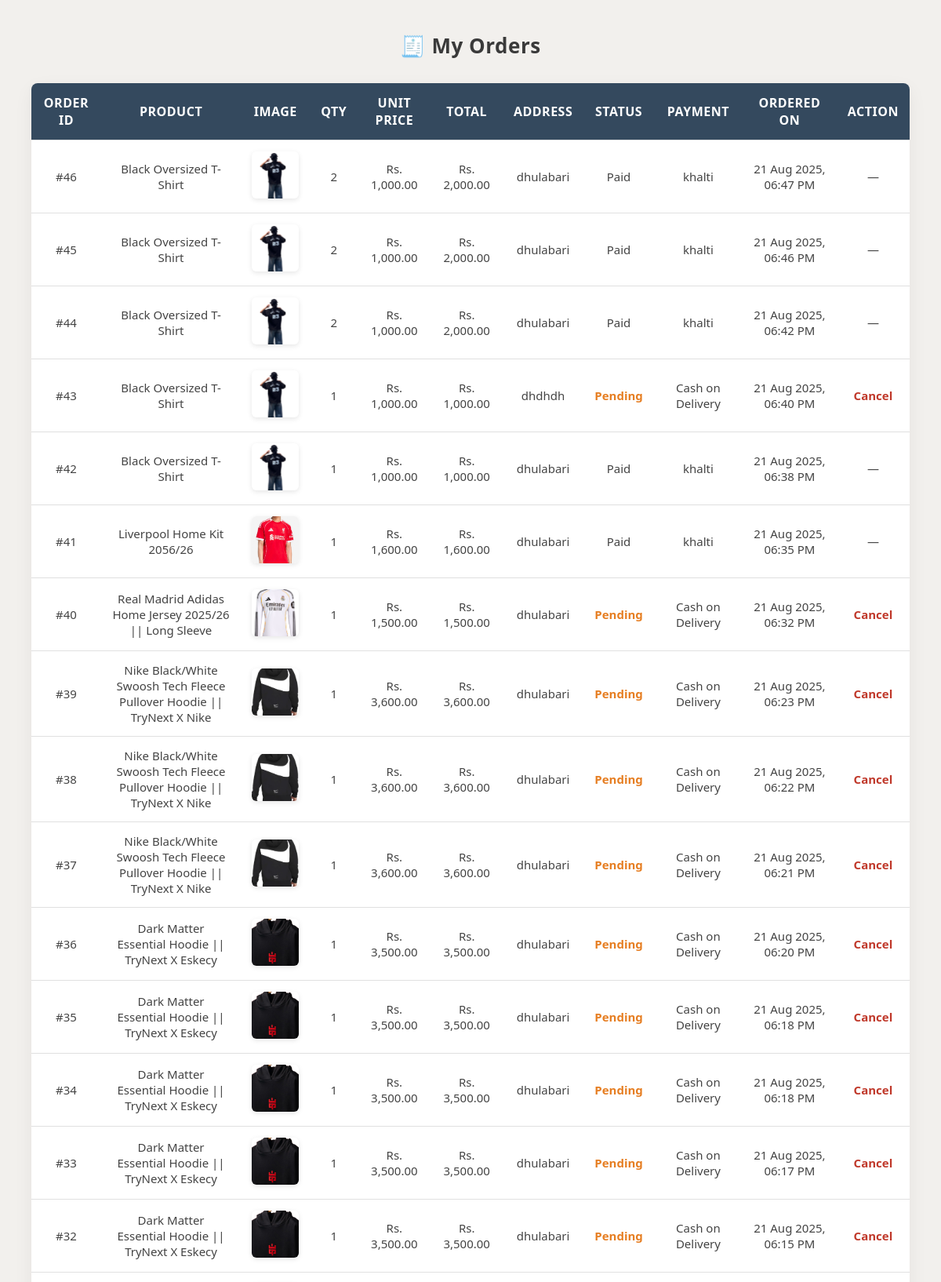
Page /my_orders.php (signed in, upper part) on the committed database.
### tables this page shows
CREATE TABLE `order_items` (
  `id` int(11) NOT NULL,
  `order_id` int(11) DEFAULT NULL,
  `product_id` int(11) DEFAULT NULL,
  `quantity` int(11) DEFAULT NULL,
  `price` decimal(10,2) DEFAULT NULL
);

CREATE TABLE `orders` (
  `id` int(11) NOT NULL,
  `user_id` int(11) DEFAULT NULL,
  `total_amount` decimal(10,2) DEFAULT NULL,
  `status` varchar(50) DEFAULT 'Pending',
  `order_date` timestamp NOT NULL DEFAULT current_timestamp(),
  `payment_status` varchar(50) NOT NULL DEFAULT 'Pending',
  `full_name` varchar(100) DEFAULT NULL,
  `phone` varchar(20) DEFAULT NULL,
  `shipping_address` text DEFAULT NULL
);

CREATE TABLE `products` (
  `id` int(11) NOT NULL,
  `name` varchar(100) DEFAULT NULL,
  `description` text DEFAULT NULL,
  `category_id` int(11) DEFAULT NULL,
  `price` decimal(10,2) DEFAULT NULL,
  `stock` int(11) DEFAULT NULL,
  `image` varchar(255) DEFAULT NULL,
  `created_at` timestamp NOT NULL DEFAULT current_timestamp()
);

### my_orders.php (the view, shortened to what this page needs)
<?php
$user_id = $_SESSION['user_id'];
$conn = mysqli_connect("localhost", "root", "", "trynext");
$query = "
    SELECT o.id AS order_id, o.total_amount, o.status, o.order_date, o.payment_status,
           o.shipping_address,
           oi.quantity, oi.price,
           p.name AS product_name,
           (
               SELECT image_path FROM product_images
               WHERE product_id = p.id
               ORDER BY id ASC LIMIT 1
           ) AS main_image
    FROM orders o
    JOIN order_items oi ON o.id = oi.order_id
    JOIN products p ON oi.product_id = p.id
    WHERE o.user_id = $user_id
    ORDER BY o.order_date DESC
";
$result = mysqli_query($conn, $query);
?>
<!DOCTYPE html>
<html>
<head>
    <link rel="stylesheet" href="styles.css">
</head>
<body>
<h2>🧾 My Orders</h2>
<?php if (mysqli_num_rows($result) > 0): ?>
    <table>
        <thead>
            <tr>
                <th>Order ID</th>
                <th>Product</th>
                <th>Image</th>
                <th>Qty</th>
                <th>Unit Price</th>
                <th>Total</th>
                <th>Address</th>
                <th>Status</th>
                <th>Payment</th>
                <th>Ordered On</th>
                <th>Action</th>
            </tr>
        </thead>
        <tbody>
        <?php while ($row = mysqli_fetch_assoc($result)): ?>
            <?php $imagePath = $row['main_image'] ?? 'placeholder.png'; ?>
            <tr>
                <td>#<?= $row['order_id'] ?></td>
                <td><?= htmlspecialchars($row['product_name']) ?></td>
                <td><img src="<?= htmlspecialchars($imagePath) ?>" class="product-thumb" alt="Product"></td>
                <td><?= $row['quantity'] ?></td>
                <td>Rs. <?= number_format($row['price'], 2) ?></td>
                <td>Rs. <?= number_format($row['price'] * $row['quantity'], 2) ?></td>
                <td><?= nl2br(htmlspecialchars($row['shipping_address'] ?? '—')) ?></td>
                <td class="status-<?= str_replace(' ', '_', $row['status']) ?>"><?= $row['status'] ?></td>
                <td><?= htmlspecialchars($row['payment_status'] ?? '—') ?></td>
                <td><?= date("d M Y, h:i A", strtotime($row['order_date'])) ?></td>
                <td>
                    <?php if ($row['status'] === 'Pending'): ?>
                        <a href="cancel_order.php?order_id=<?= $row['order_id'] ?>" class="cancel-link" onclick="return confirm('Cancel this order?')">Cancel</a>
                    <?php else: ?>
                        —
                    <?php endif; ?>
                </td>
            </tr>
        <?php endwhile; ?>
        </tbody>
    </table>
<?php else: ?>
    <p style="text-align: center;">You have not placed any orders yet.</p>
<?php endif; ?>
</body>
</html>

### styles.css (style rules this page uses)
body { margin: 0; font-family: 'Segoe UI', Roboto, sans-serif; background-color: #f6f5f3; color: #2c2c2c; }
a { text-decoration: none; color: inherit; transition: color 0.3s ease; }
h1, h2, h3 { margin: 0; font-weight: 600; letter-spacing: 0.5px; }

### my_orders.php (style rules this page uses)
body { font-family: 'Segoe UI', 'Helvetica Neue', Arial, sans-serif; padding: 40px; background-color: #f2f0ed; color: #2c2c2c; }
h2 { text-align: center; margin-bottom: 30px; font-size: 26px; font-weight: 600; color: #3a3a3a; }
table { width: 100%; border-collapse: collapse; background-color: #ffffff; box-shadow: 0 8px 24px rgba(0, 0, 0, 0.06); border-radius: 8px; overflow: hidden; }
th { background-color: #34495e; color: #ffffff; padding: 14px; font-size: 16px; font-weight: 600; text-transform: uppercase; letter-spacing: 0.5px; }
td { border-top: 1px solid #e0e0e0; padding: 14px; text-align: center; vertical-align: middle; font-size: 15px; color: #444; }
img.product-thumb { width: 60px; height: 60px; object-fit: cover; border-radius: 6px; box-shadow: 0 2px 6px rgba(0,0,0,0.1); }
.status-Pending { color: #e67e22; font-weight: 600; }
a.cancel-link { color: #c0392b; text-decoration: none; font-weight: 600; transition: color 0.3s ease, text-decoration 0.3s ease; }

### rows in the picture
order_items: order "46", product.name "Black Oversized T-Shirt", quantity "2", price "1,000.00", $row['price'] * $row['quantity'] "2,000.00", order.shipping_address "dhulabari", order.status "Paid", order.payment_status "khalti", order.order_date "21 Aug 2025, 06:47 PM"
order_items: order "45", product.name "Black Oversized T-Shirt", quantity "2", price "1,000.00", $row['price'] * $row['quantity'] "2,000.00", order.shipping_address "dhulabari", order.status "Paid", order.payment_status "khalti", order.order_date "21 Aug 2025, 06:46 PM"
order_items: order "44", product.name "Black Oversized T-Shirt", quantity "2", price "1,000.00", $row['price'] * $row['quantity'] "2,000.00", order.shipping_address "dhulabari", order.status "Paid", order.payment_status "khalti", order.order_date "21 Aug 2025, 06:42 PM"
order_items: order "43", product.name "Black Oversized T-Shirt", quantity "1", price "1,000.00", $row['price'] * $row['quantity'] "1,000.00", order.shipping_address "dhdhdh", order.status "Pending", order.payment_status "Cash on Delivery", order.order_date "21 Aug 2025, 06:40 PM"
order_items: order "42", product.name "Black Oversized T-Shirt", quantity "1", price "1,000.00", $row['price'] * $row['quantity'] "1,000.00", order.shipping_address "dhulabari", order.status "Paid", order.payment_status "khalti", order.order_date "21 Aug 2025, 06:38 PM"
order_items: order "41", product.name "Liverpool Home Kit 2056/26", shows a picture, quantity "1", price "1,600.00", $row['price'] * $row['quantity'] "1,600.00", order.shipping_address "dhulabari", order.status "Paid", order.payment_status "khalti", order.order_date "21 Aug 2025, 06:35 PM"
order_items: order "40", product.name "Real Madrid Adidas Home Jersey 2025/26 || Long Sleeve", shows a picture, quantity "1", price "1,500.00", $row['price'] * $row['quantity'] "1,500.00", order.shipping_address "dhulabari", order.status "Pending", order.payment_status "Cash on Delivery", order.order_date "21 Aug 2025, 06:32 PM"
order_items: order "39", product.name "Nike Black/White Swoosh Tech Fleece Pullover Hoodie || TryNext X Nike", quantity "1", price "3,600.00", $row['price'] * $row['quantity'] "3,600.00", order.shipping_address "dhulabari", order.status "Pending", order.payment_status "Cash on Delivery", order.order_date "21 Aug 2025, 06:23 PM"
order_items: order "38", product.name "Nike Black/White Swoosh Tech Fleece Pullover Hoodie || TryNext X Nike", quantity "1", price "3,600.00", $row['price'] * $row['quantity'] "3,600.00", order.shipping_address "dhulabari", order.status "Pending", order.payment_status "Cash on Delivery", order.order_date "21 Aug 2025, 06:22 PM"
order_items: order "37", product.name "Nike Black/White Swoosh Tech Fleece Pullover Hoodie || TryNext X Nike", quantity "1", price "3,600.00", $row['price'] * $row['quantity'] "3,600.00", order.shipping_address "dhulabari", order.status "Pending", order.payment_status "Cash on Delivery", order.order_date "21 Aug 2025, 06:21 PM"
order_items: order "36", product.name "Dark Matter Essential Hoodie || TryNext X Eskecy", quantity "1", price "3,500.00", $row['price'] * $row['quantity'] "3,500.00", order.shipping_address "dhulabari", order.status "Pending", order.payment_status "Cash on Delivery", order.order_date "21 Aug 2025, 06:20 PM"
order_items: order "35", product.name "Dark Matter Essential Hoodie || TryNext X Eskecy", quantity "1", price "3,500.00", $row['price'] * $row['quantity'] "3,500.00", order.shipping_address "dhulabari", order.status "Pending", order.payment_status "Cash on Delivery", order.order_date "21 Aug 2025, 06:18 PM"
order_items: order "34", product.name "Dark Matter Essential Hoodie || TryNext X Eskecy", quantity "1", price "3,500.00", $row['price'] * $row['quantity'] "3,500.00", order.shipping_address "dhulabari", order.status "Pending", order.payment_status "Cash on Delivery", order.order_date "21 Aug 2025, 06:18 PM"
order_items: order "33", product.name "Dark Matter Essential Hoodie || TryNext X Eskecy", quantity "1", price "3,500.00", $row['price'] * $row['quantity'] "3,500.00", order.shipping_address "dhulabari", order.status "Pending", order.payment_status "Cash on Delivery", order.order_date "21 Aug 2025, 06:17 PM"
order_items: order "32", product.name "Dark Matter Essential Hoodie || TryNext X Eskecy", quantity "1", price "3,500.00", $row['price'] * $row['quantity'] "3,500.00", order.shipping_address "dhulabari", order.status "Pending", order.payment_status "Cash on Delivery", order.order_date "21 Aug 2025, 06:15 PM"
